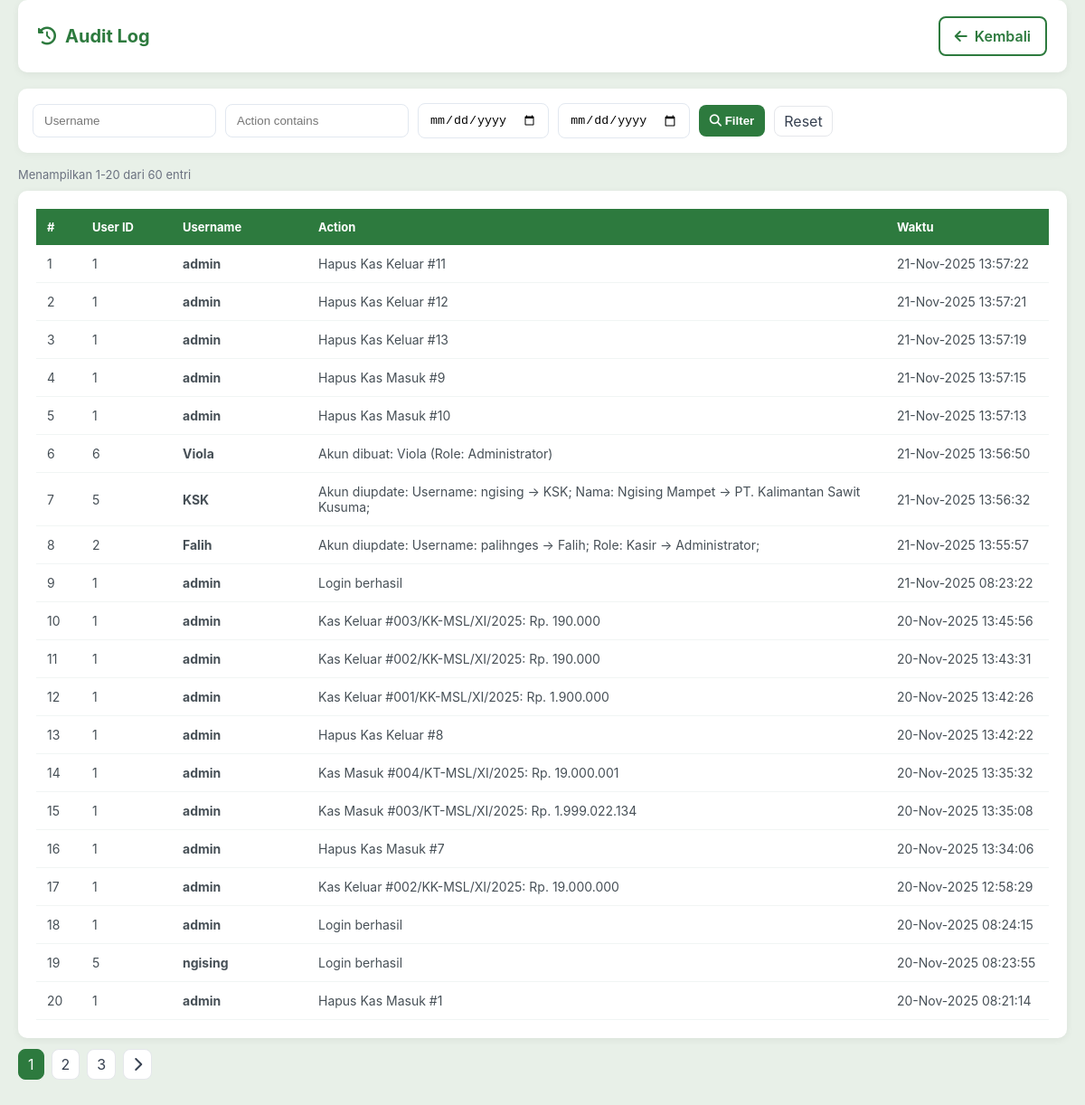
/audit_log.php (signed in), run on the app's committed database.
### tables this page shows
CREATE TABLE `audit_log` (
  `id` int(11) NOT NULL,
  `user_id` int(11) NOT NULL,
  `username` varchar(100) NOT NULL,
  `action` varchar(255) NOT NULL,
  `ip_address` varchar(50) DEFAULT NULL,
  `timestamp` datetime DEFAULT current_timestamp()
);

### audit_log.php (the view, shortened to what this page needs)
<?php
require_once 'config/conn_db.php';
$username = isset($_GET['username']) ? clean_input($_GET['username']) : '';
$actionq = isset($_GET['action_q']) ? clean_input($_GET['action_q']) : '';
$date_from = isset($_GET['date_from']) ? clean_input($_GET['date_from']) : '';
$date_to = isset($_GET['date_to']) ? clean_input($_GET['date_to']) : '';
$page = max(1, intval($_GET['page'] ?? 1));
$perPage = 20;
$where = '';
$countRes = mysqli_query($conn, "SELECT COUNT(*) AS total FROM audit_log $where");
$total = 0;
if ($countRes) {
    $r = mysqli_fetch_assoc($countRes);
    $total = intval($r['total']);
}
$offset = ($page - 1) * $perPage;
$sql = "SELECT * FROM audit_log $where ORDER BY timestamp DESC LIMIT $offset, $perPage";
$res = mysqli_query($conn, $sql);
?>
<!DOCTYPE html>
<html lang="id">
<head>
    <link rel="stylesheet" href="https://cdnjs.cloudflare.com/ajax/libs/font-awesome/6.4.0/css/all.min.css">
</head>
<body>
    <div class="container">
        <div class="header">
            <h2><i class="fas fa-history"></i> Audit Log</h2>
            <div class="page-actions">
                <a href="dashboard.php" class="btn btn-outline"><i class="fas fa-arrow-left"></i> Kembali</a>
            </div>
        </div>
        <div class="form-filters">
            <form method="get" style="display:flex; gap:10px; align-items:center; flex-wrap:wrap; width:100%;">
                <input type="text" name="username" placeholder="Username" value="<?php echo htmlspecialchars($username); ?>">
                <input type="text" name="action_q" placeholder="Action contains" value="<?php echo htmlspecialchars($actionq); ?>">
                <input type="date" name="date_from" value="<?php echo htmlspecialchars($date_from); ?>">
                <input type="date" name="date_to" value="<?php echo htmlspecialchars($date_to); ?>">
                <button type="submit"><i class="fas fa-search"></i> Filter</button>
                <a href="audit_log.php" class="page-link">Reset</a>
            </form>
        </div>
        <div class="small muted" style="margin:10px 0;">
            Menampilkan <?php echo ($total>0?($offset+1)."-".min($offset+$perPage,$total):"0"); ?> dari <?php echo $total; ?> entri
        </div>
        <div class="table-wrap">
            <table>
                <thead>
                    <tr>
                        <th style="width:50px;">#</th>
                        <th style="width:100px;">User ID</th>
                        <th style="width:150px;">Username</th>
                        <th>Action</th>
                        <th style="width:180px;">Waktu</th>
                    </tr>
                </thead>
                <tbody>
                    <?php if ($res && mysqli_num_rows($res) > 0): $no = $offset + 1; while ($row = mysqli_fetch_assoc($res)): ?>
                    <tr>
                        <td><?php echo $no++; ?></td>
                        <td><?php echo htmlspecialchars($row['user_id']); ?></td>
                        <td><strong><?php echo htmlspecialchars($row['username']); ?></strong></td>
                        <td><?php echo htmlspecialchars($row['action']); ?></td>
                        <td><?php echo date('d-M-Y H:i:s', strtotime($row['timestamp'])); ?></td>
                    </tr>
                    <?php endwhile; else: ?>
                    <tr><td colspan="5" class="muted" style="text-align:center; padding:20px;">
                        <i class="fas fa-inbox"></i> Belum ada data audit log.
                    </td></tr>
                    <?php endif; ?>
                </tbody>
            </table>
        </div>
        <?php if ($total > $perPage): ?>
        <div class="pagination">
            <?php
            $totalPages = max(1, ceil($total / $perPage));
            $baseUrl = 'audit_log.php?username=' . urlencode($username) . '&action_q=' . urlencode($actionq) . '&date_from=' . urlencode($date_from) . '&date_to=' . urlencode($date_to) . '&page=';
            for ($p = 1; $p <= $totalPages; $p++) {
                if ($p == $page) {
                    echo '<span class="page-link active">' . $p . '</span>';
                } else {
                    echo '<a class="page-link" href="' . $baseUrl . $p . '">' . $p . '</a>';
                }
            }
            if ($page < $totalPages) {
                echo '<a class="page-link" href="' . $baseUrl . ($page+1) . '"><i class="fas fa-chevron-right"></i></a>';
            }
            ?>
        </div>
        <?php endif; ?>
    </div>
</body>
</html>

### audit_log.php (style rules this page uses)
* { margin:0; padding:0; box-sizing: border-box; }
body { font-family: 'Inter', sans-serif; background: #e8f0e8; min-height: 100vh; }
.container { max-width: 100%; margin: 0; padding: 0 20px 40px; }
.header { background: white; padding: 18px 22px; border-radius: 10px; margin-bottom: 18px; box-shadow: 0 2px 8px rgba(0,0,0,0.06); display: flex; justify-content: space-between; align-items: center; gap: 12px; }
.header h2 { color: #2d7a3e; font-size: 20px; display:flex; align-items:center; gap:10px; }
.page-actions { display:flex; gap:10px; }
.btn { padding: 10px 16px; border-radius: 8px; cursor: pointer; border: none; font-weight: 600; display:inline-flex; align-items:center; gap:8px; text-decoration:none; transition: all 0.3s ease; }
.btn-outline { background: white; border: 2px solid #2d7a3e; color: #2d7a3e; }
.form-filters { background: white; padding: 16px; border-radius: 10px; box-shadow: 0 2px 8px rgba(0,0,0,0.04); margin-bottom: 16px; display:flex; gap:10px; flex-wrap:wrap; align-items:center; }
.form-filters input[type=text], .form-filters input[type=date] { padding:10px 12px; border:1px solid #e2e8f0; border-radius:8px; }
.form-filters button { padding:10px 12px; border-radius:8px; border:none; background:#2d7a3e; color:white; cursor:pointer; font-weight: 600; }
.table-wrap { background: white; padding: 20px; border-radius: 10px; box-shadow: 0 2px 8px rgba(0,0,0,0.06); overflow-x:auto; }
table { width:100%; border-collapse: collapse; min-width: 720px; }
thead th { background: #2d7a3e; color: white; padding:12px; text-align:left; font-size:13px; }
tbody td { padding:12px; border-bottom:1px solid #f1f5f4; color:#475057; font-size:14px; }
.muted { color:#6b7280; font-size:13px; }
.pagination { margin-top:12px; display:flex; gap:8px; align-items:center; flex-wrap:wrap; }
.page-link { padding:6px 10px; border-radius:8px; border:1px solid #e5e7eb; background:white; text-decoration:none; color:#374151; transition: all 0.3s ease; }
.page-link.active { background:#2d7a3e; color:white; border-color:#2d7a3e }

### data on the page
audit_log: user "1", username "admin", action "Hapus Kas Keluar #11", timestamp "21-Nov-2025 13:57:22"
audit_log: user "1", username "admin", action "Hapus Kas Keluar #12", timestamp "21-Nov-2025 13:57:21"
audit_log: user "1", username "admin", action "Hapus Kas Keluar #13", timestamp "21-Nov-2025 13:57:19"
audit_log: user "1", username "admin", action "Hapus Kas Masuk #9", timestamp "21-Nov-2025 13:57:15"
audit_log: user "1", username "admin", action "Hapus Kas Masuk #10", timestamp "21-Nov-2025 13:57:13"
audit_log: user "6", username "Viola", action "Akun dibuat: Viola (Role: Administrator)", timestamp "21-Nov-2025 13:56:50"
audit_log: user "5", username "KSK", action "Akun diupdate: Username: ngising → KSK; Nama: Ngising Mampet → PT. Kalimantan Sawit Kusuma;", timestamp "21-Nov-2025 13:56:32"
audit_log: user "2", username "Falih", action "Akun diupdate: Username: palihnges → Falih; Role: Kasir → Administrator;", timestamp "21-Nov-2025 13:55:57"
audit_log: user "1", username "admin", action "Login berhasil", timestamp "21-Nov-2025 08:23:22"
audit_log: user "1", username "admin", action "Kas Keluar #003/KK-MSL/XI/2025: Rp. 190.000", timestamp "20-Nov-2025 13:45:56"
audit_log: user "1", username "admin", action "Kas Keluar #002/KK-MSL/XI/2025: Rp. 190.000", timestamp "20-Nov-2025 13:43:31"
audit_log: user "1", username "admin", action "Kas Keluar #001/KK-MSL/XI/2025: Rp. 1.900.000", timestamp "20-Nov-2025 13:42:26"
audit_log: user "1", username "admin", action "Hapus Kas Keluar #8", timestamp "20-Nov-2025 13:42:22"
audit_log: user "1", username "admin", action "Kas Masuk #004/KT-MSL/XI/2025: Rp. 19.000.001", timestamp "20-Nov-2025 13:35:32"
audit_log: user "1", username "admin", action "Kas Masuk #003/KT-MSL/XI/2025: Rp. 1.999.022.134", timestamp "20-Nov-2025 13:35:08"
audit_log: user "1", username "admin", action "Hapus Kas Masuk #7", timestamp "20-Nov-2025 13:34:06"
audit_log: user "1", username "admin", action "Kas Keluar #002/KK-MSL/XI/2025: Rp. 19.000.000", timestamp "20-Nov-2025 12:58:29"
audit_log: user "1", username "admin", action "Login berhasil", timestamp "20-Nov-2025 08:24:15"
audit_log: user "5", username "ngising", action "Login berhasil", timestamp "20-Nov-2025 08:23:55"
audit_log: user "1", username "admin", action "Hapus Kas Masuk #1", timestamp "20-Nov-2025 08:21:14"

### other printed values
$offset+1 "1"
min($offset+$perPage,$total) "20"
$total "60"
